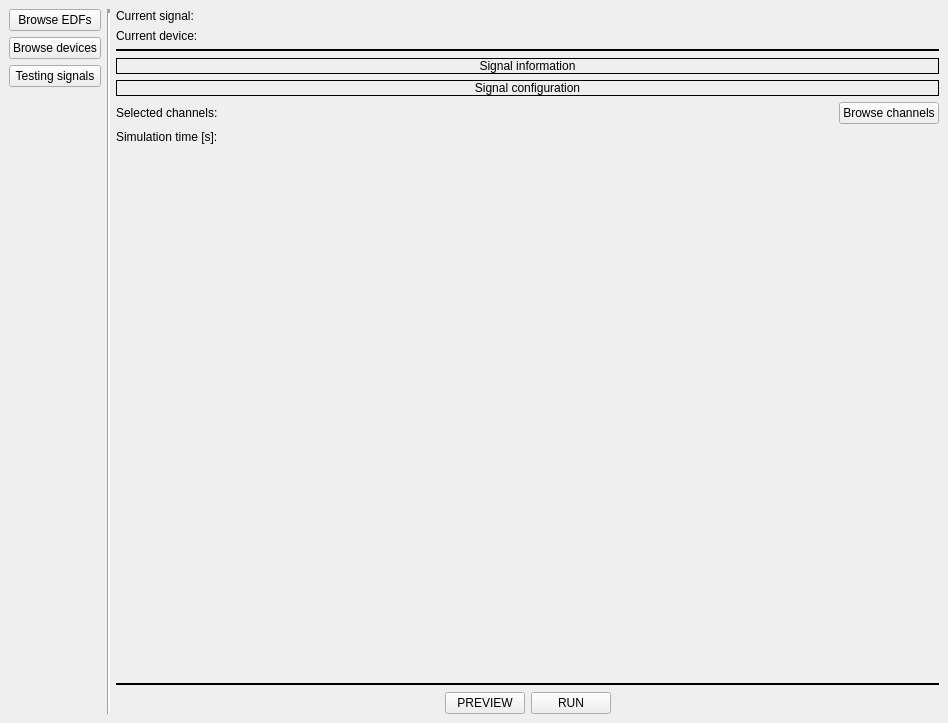
<?xml version="1.0" encoding="UTF-8"?>
<ui version="4.0">
 <class>MainWindow</class>
 <widget class="QMainWindow" name="MainWindow">
  <property name="geometry">
   <rect>
    <x>0</x>
    <y>0</y>
    <width>948</width>
    <height>723</height>
   </rect>
  </property>
  <property name="windowTitle">
   <string>EDF signal generator</string>
  </property>
  <widget class="QWidget" name="centralwidget">
   <property name="enabled">
    <bool>true</bool>
   </property>
   <layout class="QGridLayout" name="gridLayout">
    <item row="0" column="0" rowspan="8">
     <layout class="QVBoxLayout" name="buttons_v_layout">
      <property name="bottomMargin">
       <number>0</number>
      </property>
      <item>
       <widget class="QPushButton" name="browse_edf_button">
        <property name="text">
         <string>Browse EDFs</string>
        </property>
       </widget>
      </item>
      <item>
       <widget class="QPushButton" name="browse_devices_button">
        <property name="text">
         <string>Browse devices</string>
        </property>
       </widget>
      </item>
      <item>
       <widget class="QPushButton" name="testing_signals_button">
        <property name="text">
         <string>Testing signals</string>
        </property>
       </widget>
      </item>
      <item>
       <spacer name="verticalSpacer">
        <property name="orientation">
         <enum>Qt::Vertical</enum>
        </property>
        <property name="sizeHint" stdset="0">
         <size>
          <width>20</width>
          <height>40</height>
         </size>
        </property>
       </spacer>
      </item>
     </layout>
    </item>
    <item row="0" column="1" rowspan="8">
     <widget class="Line" name="line">
      <property name="frameShadow">
       <enum>QFrame::Sunken</enum>
      </property>
      <property name="lineWidth">
       <number>4</number>
      </property>
      <property name="midLineWidth">
       <number>0</number>
      </property>
      <property name="orientation">
       <enum>Qt::Vertical</enum>
      </property>
     </widget>
    </item>
    <item row="0" column="2">
     <layout class="QVBoxLayout" name="current_selection_layout">
      <item>
       <layout class="QHBoxLayout" name="current_file_h_layout">
        <item>
         <widget class="QLabel" name="current_file_label">
          <property name="sizePolicy">
           <sizepolicy hsizetype="Fixed" vsizetype="Preferred">
            <horstretch>0</horstretch>
            <verstretch>0</verstretch>
           </sizepolicy>
          </property>
          <property name="text">
           <string>Current signal: </string>
          </property>
          <property name="textFormat">
           <enum>Qt::RichText</enum>
          </property>
         </widget>
        </item>
        <item>
         <widget class="QLabel" name="current_file_name_label">
          <property name="text">
           <string/>
          </property>
         </widget>
        </item>
       </layout>
      </item>
      <item>
       <layout class="QHBoxLayout" name="current_device_h_layout">
        <property name="sizeConstraint">
         <enum>QLayout::SetMaximumSize</enum>
        </property>
        <item>
         <widget class="QLabel" name="current_device_label">
          <property name="sizePolicy">
           <sizepolicy hsizetype="Fixed" vsizetype="Preferred">
            <horstretch>0</horstretch>
            <verstretch>0</verstretch>
           </sizepolicy>
          </property>
          <property name="text">
           <string>Current device: </string>
          </property>
          <property name="textFormat">
           <enum>Qt::PlainText</enum>
          </property>
         </widget>
        </item>
        <item>
         <widget class="QLabel" name="current_device_name_label">
          <property name="text">
           <string/>
          </property>
         </widget>
        </item>
       </layout>
      </item>
     </layout>
    </item>
    <item row="1" column="2">
     <widget class="Line" name="line_2">
      <property name="frameShadow">
       <enum>QFrame::Plain</enum>
      </property>
      <property name="lineWidth">
       <number>2</number>
      </property>
      <property name="orientation">
       <enum>Qt::Horizontal</enum>
      </property>
     </widget>
    </item>
    <item row="2" column="2">
     <widget class="QLabel" name="information_title_label">
      <property name="frameShape">
       <enum>QFrame::Box</enum>
      </property>
      <property name="frameShadow">
       <enum>QFrame::Plain</enum>
      </property>
      <property name="midLineWidth">
       <number>0</number>
      </property>
      <property name="text">
       <string>Signal information</string>
      </property>
      <property name="alignment">
       <set>Qt::AlignCenter</set>
      </property>
     </widget>
    </item>
    <item row="3" column="2">
     <layout class="QVBoxLayout" name="information_labels_layout"/>
    </item>
    <item row="4" column="2">
     <widget class="QLabel" name="configuration_title_label">
      <property name="frameShape">
       <enum>QFrame::Box</enum>
      </property>
      <property name="text">
       <string>Signal configuration</string>
      </property>
      <property name="alignment">
       <set>Qt::AlignCenter</set>
      </property>
     </widget>
    </item>
    <item row="5" column="2">
     <layout class="QVBoxLayout" name="verticalLayout" stretch="0,0,0,0">
      <property name="sizeConstraint">
       <enum>QLayout::SetDefaultConstraint</enum>
      </property>
      <item>
       <layout class="QHBoxLayout" name="horizontalLayout" stretch="0,0,0">
        <property name="sizeConstraint">
         <enum>QLayout::SetDefaultConstraint</enum>
        </property>
        <property name="bottomMargin">
         <number>0</number>
        </property>
        <item>
         <widget class="QLabel" name="selected_channels_key">
          <property name="sizePolicy">
           <sizepolicy hsizetype="Maximum" vsizetype="Maximum">
            <horstretch>0</horstretch>
            <verstretch>0</verstretch>
           </sizepolicy>
          </property>
          <property name="text">
           <string>Selected channels: </string>
          </property>
         </widget>
        </item>
        <item>
         <widget class="QLabel" name="selected_channels_value">
          <property name="sizePolicy">
           <sizepolicy hsizetype="Minimum" vsizetype="Maximum">
            <horstretch>0</horstretch>
            <verstretch>0</verstretch>
           </sizepolicy>
          </property>
          <property name="minimumSize">
           <size>
            <width>0</width>
            <height>0</height>
           </size>
          </property>
          <property name="text">
           <string/>
          </property>
         </widget>
        </item>
        <item>
         <widget class="QPushButton" name="channel_browse_button">
          <property name="sizePolicy">
           <sizepolicy hsizetype="Fixed" vsizetype="Fixed">
            <horstretch>0</horstretch>
            <verstretch>0</verstretch>
           </sizepolicy>
          </property>
          <property name="text">
           <string>Browse channels</string>
          </property>
         </widget>
        </item>
       </layout>
      </item>
      <item>
       <layout class="QHBoxLayout" name="horizontalLayout_6">
        <item>
         <widget class="QLabel" name="selected_sim_time_key">
          <property name="sizePolicy">
           <sizepolicy hsizetype="Fixed" vsizetype="Preferred">
            <horstretch>0</horstretch>
            <verstretch>0</verstretch>
           </sizepolicy>
          </property>
          <property name="text">
           <string>Simulation time [s]: </string>
          </property>
         </widget>
        </item>
        <item>
         <widget class="QLabel" name="selected_sim_time_value">
          <property name="text">
           <string/>
          </property>
         </widget>
        </item>
       </layout>
      </item>
      <item>
       <layout class="QHBoxLayout" name="range_slider_layout"/>
      </item>
      <item>
       <spacer name="verticalSpacer_2">
        <property name="orientation">
         <enum>Qt::Vertical</enum>
        </property>
        <property name="sizeHint" stdset="0">
         <size>
          <width>20</width>
          <height>40</height>
         </size>
        </property>
       </spacer>
      </item>
     </layout>
    </item>
    <item row="6" column="2">
     <widget class="Line" name="line_3">
      <property name="frameShadow">
       <enum>QFrame::Plain</enum>
      </property>
      <property name="lineWidth">
       <number>2</number>
      </property>
      <property name="orientation">
       <enum>Qt::Horizontal</enum>
      </property>
     </widget>
    </item>
    <item row="7" column="2">
     <layout class="QHBoxLayout" name="prev_run_buttons_layout">
      <item>
       <spacer name="horizontalSpacer">
        <property name="orientation">
         <enum>Qt::Horizontal</enum>
        </property>
        <property name="sizeHint" stdset="0">
         <size>
          <width>40</width>
          <height>20</height>
         </size>
        </property>
       </spacer>
      </item>
      <item>
       <widget class="QPushButton" name="preview_button">
        <property name="sizePolicy">
         <sizepolicy hsizetype="Fixed" vsizetype="Fixed">
          <horstretch>0</horstretch>
          <verstretch>0</verstretch>
         </sizepolicy>
        </property>
        <property name="text">
         <string>PREVIEW</string>
        </property>
       </widget>
      </item>
      <item>
       <widget class="QPushButton" name="run_button">
        <property name="sizePolicy">
         <sizepolicy hsizetype="Fixed" vsizetype="Fixed">
          <horstretch>0</horstretch>
          <verstretch>0</verstretch>
         </sizepolicy>
        </property>
        <property name="text">
         <string>RUN</string>
        </property>
       </widget>
      </item>
      <item>
       <spacer name="horizontalSpacer_2">
        <property name="orientation">
         <enum>Qt::Horizontal</enum>
        </property>
        <property name="sizeHint" stdset="0">
         <size>
          <width>40</width>
          <height>20</height>
         </size>
        </property>
       </spacer>
      </item>
     </layout>
    </item>
   </layout>
  </widget>
 </widget>
 <tabstops>
  <tabstop>run_button</tabstop>
  <tabstop>testing_signals_button</tabstop>
  <tabstop>browse_devices_button</tabstop>
  <tabstop>preview_button</tabstop>
  <tabstop>browse_edf_button</tabstop>
 </tabstops>
 <resources/>
 <connections/>
</ui>
